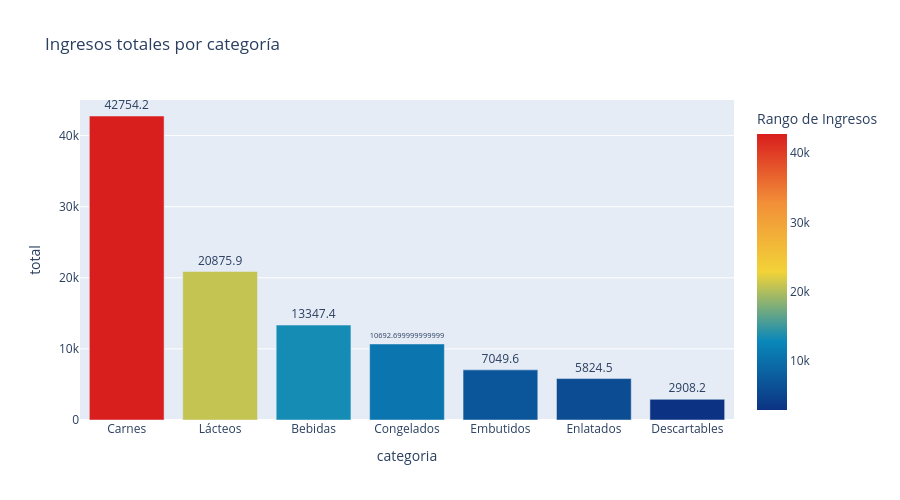

This figure's notebook cell:
### Code cell
plt.figure(figsize=(8, 5))

# Histoplot
ax1 = px.bar(ingresos_categorias, y='total', text='total',
            title='Ingresos totales por categoría',
            height=500,
            color='total')

ax1.update_layout(
    coloraxis=dict(
        # Elegir la paleta de colores (Escala Continua)
        # Opciones populares: 'Cividis', 'Greens', 'Bluered', 'Hot', 'Picnic', 'Portland'
        # Ver más en: plotly.colors.sequential
        colorscale='Portland', 
        
        # Opcional: Personalizar el título de la barra de color
        colorbar=dict(title='Rango de Ingresos')
    )
)

ax1.update_traces(textposition="outside")
ax1.show()

### Figure 1 — Plotly figure (JSON) as saved in the notebook; plotly's stock layout.template omitted (floating-point values rounded to 4 significant figures)
{"data": [{"hovertemplate": "categoria=%{x}<br>total=%{marker.color}<extra></extra>", "legendgroup": "", "marker": {"color": [42750.0, 20880.0, 13350.0, 10690.0, 7050.0, 5824.0, 2908.0], "coloraxis": "coloraxis", "pattern": {"shape": ""}}, "name": "", "orientation": "v", "showlegend": false, "text": [42750.0, 20880.0, 13350.0, 10690.0, 7050.0, 5824.0, 2908.0], "textposition": "outside", "type": "bar", "x": ["Carnes", "Lácteos", "Bebidas", "Congelados", "Embutidos", "Enlatados", "Descartables"], "xaxis": "x", "y": [42750.0, 20880.0, 13350.0, 10690.0, 7050.0, 5824.0, 2908.0], "yaxis": "y"}], "layout": {"barmode": "relative", "coloraxis": {"colorbar": {"title": {"text": "Rango de Ingresos"}}, "colorscale": [[0, "rgb(12,51,131)"], [0.25, "rgb(10,136,186)"], [0.5, "rgb(242,211,56)"], [0.75, "rgb(242,143,56)"], [1, "rgb(217,30,30)"]]}, "height": 500, "legend": {"tracegroupgap": 0}, "title": {"text": "Ingresos totales por categoría"}, "xaxis": {"anchor": "y", "domain": [0, 1], "title": {"text": "categoria"}}, "yaxis": {"anchor": "x", "domain": [0, 1], "title": {"text": "total"}}}}
